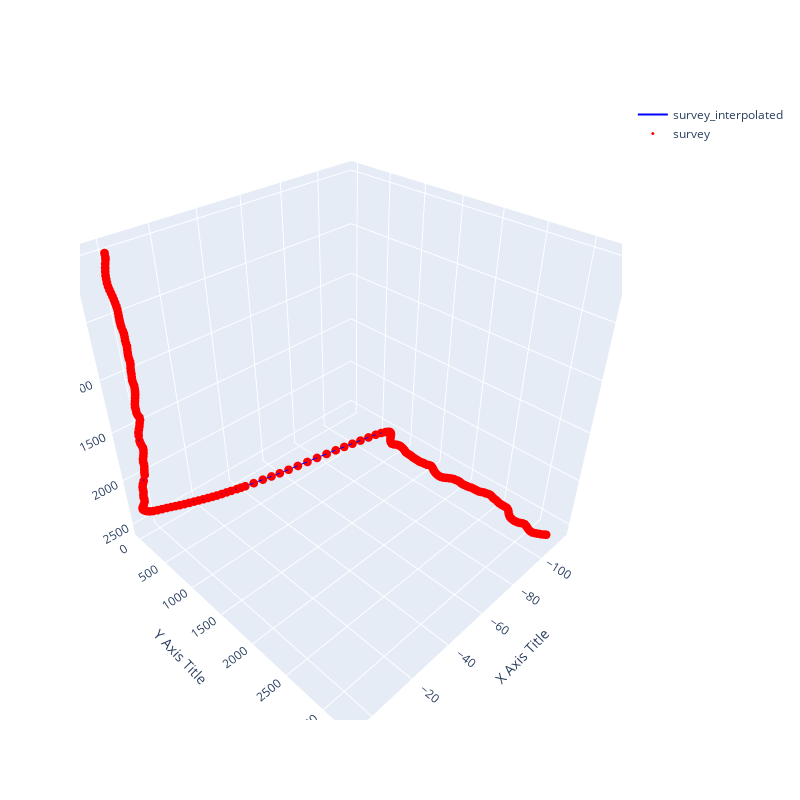

Notebook code cell kept with this figure:
### Code cell
# Interpolate survey - generate points every 30 meters
survey_data_interp = survey_data.interpolate_survey(step=30)

# Create a 3D scatter plot
fig = go.Figure()

# Add interpolated survey data as a blue line
fig.add_trace(go.Scatter3d(
    x=survey_data_interp.x,
    y=survey_data_interp.y,
    z=survey_data_interp.z,
    mode='lines',
    line=dict(color='blue'),
    name='survey_interpolated'
))

# Add filtered survey data as red markers
fig.add_trace(go.Scatter3d(
    x=survey_data.x,
    y=survey_data.y,
    z=survey_data.z,
    mode='markers',
    marker=dict(color='red', size=3),  # Adjust marker size here
    name='survey'
))

# Reverse the z-axis for better visualization
fig.update_scenes(zaxis_autorange="reversed")

# Customize the layout
fig.update_layout(
    width=800,  # Set the width of the plot
    height=800,  # Set the height of the plot
    scene=dict(
        xaxis_title='X Axis Title',
        yaxis_title='Y Axis Title',
        zaxis_title='Z Axis Title'
    )
)

# Show the plot
fig.show()

### Figure 1 — Plotly figure (JSON) as saved in the notebook; plotly's stock layout.template omitted (floating-point values rounded to 4 significant figures; data arrays with more than 128 entries replaced by an {"elided": "..."} marker saying what was removed)
{"data": [{"line": {"color": "blue"}, "mode": "lines", "name": "survey_interpolated", "type": "scatter3d", "x": {"elided": "415 float values"}, "y": {"elided": "415 float values"}, "z": {"elided": "415 float values"}}, {"marker": {"color": "red", "size": 3}, "mode": "markers", "name": "survey", "type": "scatter3d", "x": {"elided": "225 float values"}, "y": {"elided": "225 float values"}, "z": {"elided": "225 float values"}}], "layout": {"height": 800, "scene": {"xaxis": {"title": {"text": "X Axis Title"}}, "yaxis": {"title": {"text": "Y Axis Title"}}, "zaxis": {"autorange": "reversed", "title": {"text": "Z Axis Title"}}}, "width": 800}}
